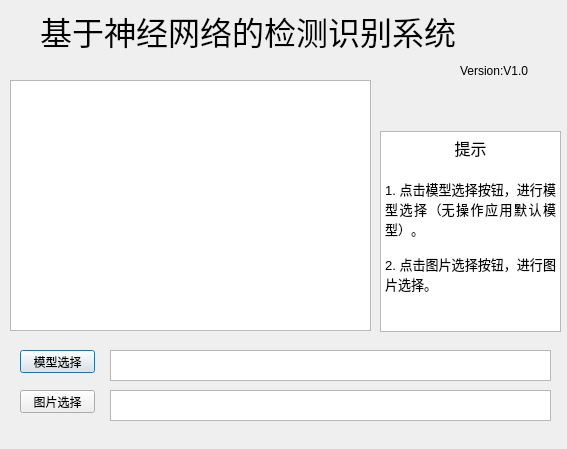
<?xml version="1.0" encoding="UTF-8"?>
<ui version="4.0">
 <class>Dialog</class>
 <widget class="QDialog" name="Dialog">
  <property name="geometry">
   <rect>
    <x>0</x>
    <y>0</y>
    <width>567</width>
    <height>449</height>
   </rect>
  </property>
  <property name="windowTitle">
   <string>Dialog</string>
  </property>
  <widget class="QPushButton" name="pushButton">
   <property name="geometry">
    <rect>
     <x>20</x>
     <y>350</y>
     <width>75</width>
     <height>23</height>
    </rect>
   </property>
   <property name="text">
    <string>模型选择</string>
   </property>
  </widget>
  <widget class="QPushButton" name="pushButton_2">
   <property name="geometry">
    <rect>
     <x>20</x>
     <y>390</y>
     <width>75</width>
     <height>23</height>
    </rect>
   </property>
   <property name="text">
    <string>图片选择</string>
   </property>
  </widget>
  <widget class="QLabel" name="label">
   <property name="geometry">
    <rect>
     <x>40</x>
     <y>10</y>
     <width>481</width>
     <height>41</height>
    </rect>
   </property>
   <property name="font">
    <font>
     <family>黑体</family>
     <pointsize>24</pointsize>
    </font>
   </property>
   <property name="text">
    <string>基于神经网络的检测识别系统</string>
   </property>
  </widget>
  <widget class="QLabel" name="label_2">
   <property name="geometry">
    <rect>
     <x>460</x>
     <y>60</y>
     <width>71</width>
     <height>21</height>
    </rect>
   </property>
   <property name="text">
    <string>Version:V1.0</string>
   </property>
  </widget>
  <widget class="QTextBrowser" name="textBrowser">
   <property name="geometry">
    <rect>
     <x>380</x>
     <y>131</y>
     <width>181</width>
     <height>201</height>
    </rect>
   </property>
   <property name="html">
    <string>&lt;!DOCTYPE HTML PUBLIC &quot;-//W3C//DTD HTML 4.0//EN&quot; &quot;http://www.w3.org/TR/REC-html40/strict.dtd&quot;&gt;
&lt;html&gt;&lt;head&gt;&lt;meta name=&quot;qrichtext&quot; content=&quot;1&quot; /&gt;&lt;style type=&quot;text/css&quot;&gt;
p, li { white-space: pre-wrap; }
&lt;/style&gt;&lt;/head&gt;&lt;body style=&quot; font-family:'SimSun'; font-size:9pt; font-weight:400; font-style:normal;&quot;&gt;
&lt;p align=&quot;center&quot; style=&quot; margin-top:0px; margin-bottom:0px; margin-left:0px; margin-right:0px; -qt-block-indent:0; text-indent:0px;&quot;&gt;&lt;span style=&quot; font-size:12pt;&quot;&gt;提示&lt;/span&gt;&lt;/p&gt;
&lt;p align=&quot;center&quot; style=&quot;-qt-paragraph-type:empty; margin-top:0px; margin-bottom:0px; margin-left:0px; margin-right:0px; -qt-block-indent:0; text-indent:0px; font-size:12pt;&quot;&gt;&lt;br /&gt;&lt;/p&gt;
&lt;p align=&quot;justify&quot; style=&quot; margin-top:0px; margin-bottom:0px; margin-left:0px; margin-right:0px; -qt-block-indent:0; text-indent:0px;&quot;&gt;&lt;span style=&quot; font-size:10pt;&quot;&gt;1. 点击模型选择按钮，进行模型选择（无操作应用默认模型）。&lt;/span&gt;&lt;/p&gt;
&lt;p align=&quot;justify&quot; style=&quot;-qt-paragraph-type:empty; margin-top:0px; margin-bottom:0px; margin-left:0px; margin-right:0px; -qt-block-indent:0; text-indent:0px; font-size:10pt;&quot;&gt;&lt;br /&gt;&lt;/p&gt;
&lt;p align=&quot;justify&quot; style=&quot; margin-top:0px; margin-bottom:0px; margin-left:0px; margin-right:0px; -qt-block-indent:0; text-indent:0px;&quot;&gt;&lt;span style=&quot; font-size:10pt;&quot;&gt;2. 点击图片选择按钮，进行图片选择。&lt;/span&gt;&lt;/p&gt;&lt;/body&gt;&lt;/html&gt;</string>
   </property>
  </widget>
  <widget class="QTextEdit" name="textEdit">
   <property name="geometry">
    <rect>
     <x>110</x>
     <y>350</y>
     <width>441</width>
     <height>31</height>
    </rect>
   </property>
   <property name="documentTitle">
    <string/>
   </property>
   <property name="markdown">
    <string/>
   </property>
   <property name="html">
    <string>&lt;!DOCTYPE HTML PUBLIC &quot;-//W3C//DTD HTML 4.0//EN&quot; &quot;http://www.w3.org/TR/REC-html40/strict.dtd&quot;&gt;
&lt;html&gt;&lt;head&gt;&lt;meta name=&quot;qrichtext&quot; content=&quot;1&quot; /&gt;&lt;style type=&quot;text/css&quot;&gt;
p, li { white-space: pre-wrap; }
&lt;/style&gt;&lt;/head&gt;&lt;body style=&quot; font-family:'SimSun'; font-size:9pt; font-weight:400; font-style:normal;&quot;&gt;
&lt;p style=&quot;-qt-paragraph-type:empty; margin-top:6px; margin-bottom:6px; margin-left:0px; margin-right:0px; -qt-block-indent:0; text-indent:0px;&quot;&gt;&lt;br /&gt;&lt;/p&gt;&lt;/body&gt;&lt;/html&gt;</string>
   </property>
  </widget>
  <widget class="QTextEdit" name="textEdit_2">
   <property name="geometry">
    <rect>
     <x>110</x>
     <y>390</y>
     <width>441</width>
     <height>31</height>
    </rect>
   </property>
   <property name="markdown">
    <string/>
   </property>
   <property name="html">
    <string>&lt;!DOCTYPE HTML PUBLIC &quot;-//W3C//DTD HTML 4.0//EN&quot; &quot;http://www.w3.org/TR/REC-html40/strict.dtd&quot;&gt;
&lt;html&gt;&lt;head&gt;&lt;meta name=&quot;qrichtext&quot; content=&quot;1&quot; /&gt;&lt;style type=&quot;text/css&quot;&gt;
p, li { white-space: pre-wrap; }
&lt;/style&gt;&lt;/head&gt;&lt;body style=&quot; font-family:'SimSun'; font-size:9pt; font-weight:400; font-style:normal;&quot;&gt;
&lt;p style=&quot;-qt-paragraph-type:empty; margin-top:6px; margin-bottom:6px; margin-left:0px; margin-right:0px; -qt-block-indent:0; text-indent:0px;&quot;&gt;&lt;br /&gt;&lt;/p&gt;&lt;/body&gt;&lt;/html&gt;</string>
   </property>
  </widget>
  <widget class="QTextEdit" name="textEdit_3">
   <property name="geometry">
    <rect>
     <x>10</x>
     <y>80</y>
     <width>361</width>
     <height>251</height>
    </rect>
   </property>
  </widget>
 </widget>
 <resources/>
 <connections>
  <connection>
   <sender>pushButton</sender>
   <signal>clicked()</signal>
   <receiver>Dialog</receiver>
   <slot>model_button()</slot>
   <hints>
    <hint type="sourcelabel">
     <x>85</x>
     <y>350</y>
    </hint>
    <hint type="destinationlabel">
     <x>104</x>
     <y>334</y>
    </hint>
   </hints>
  </connection>
  <connection>
   <sender>pushButton_2</sender>
   <signal>clicked()</signal>
   <receiver>Dialog</receiver>
   <slot>picture_button()</slot>
   <hints>
    <hint type="sourcelabel">
     <x>59</x>
     <y>407</y>
    </hint>
    <hint type="destinationlabel">
     <x>95</x>
     <y>422</y>
    </hint>
   </hints>
  </connection>
 </connections>
 <slots>
  <slot>model_button()</slot>
  <slot>picture_button()</slot>
 </slots>
</ui>
